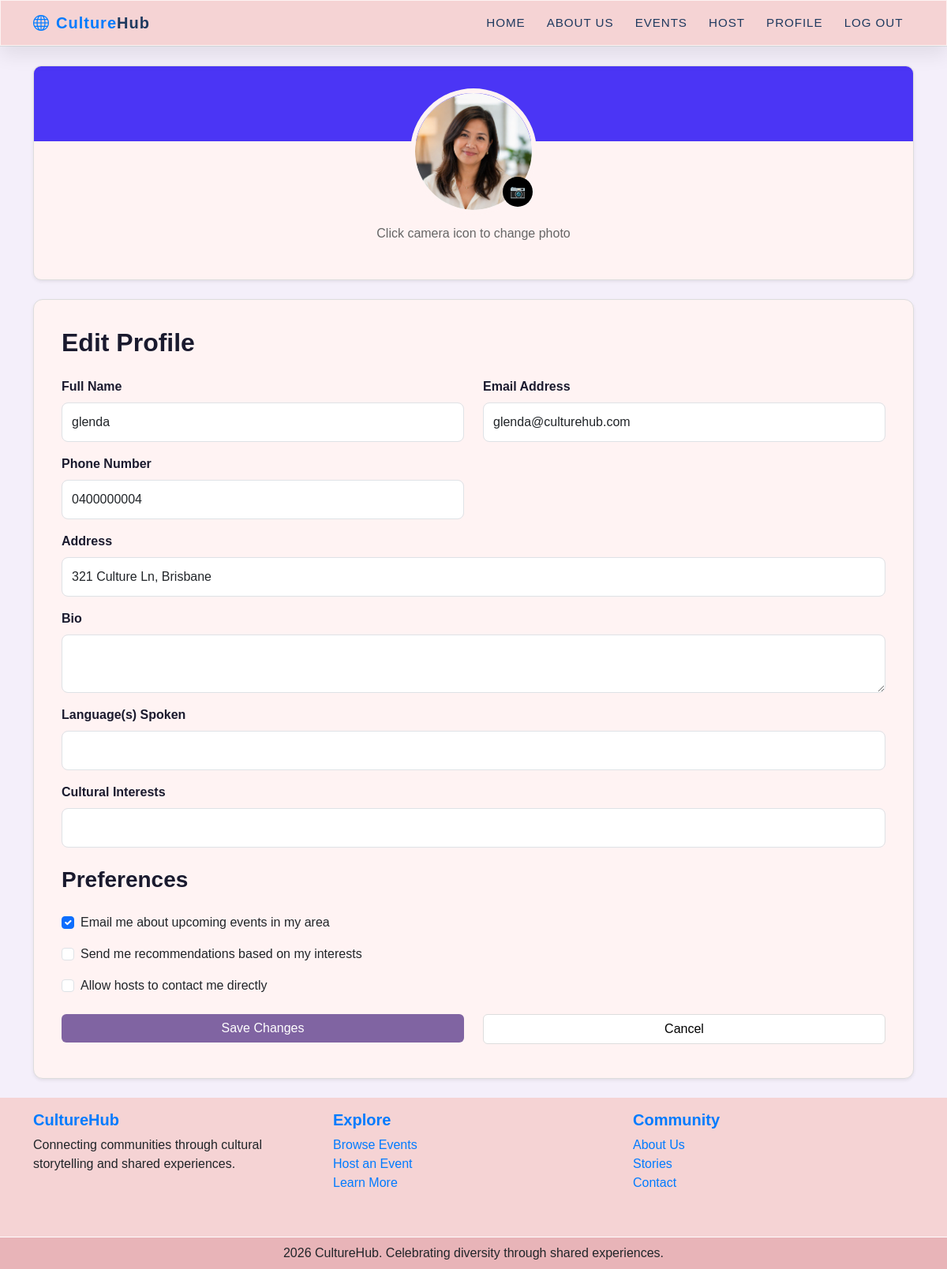
The app's page /user/edit-profile (signed in) with its own data.
### culturehub/models.py (models this page shows)
class User(db.Model, UserMixin):
    id = db.Column(db.Integer, primary_key=True)
    name = db.Column(db.String(100), unique=True, nullable=False)
    email = db.Column(db.String(150), unique=True, nullable=False)
    phone = db.Column(db.String(20), nullable=False)
    address = db.Column(db.String(255), nullable=False)
    password_hash = db.Column(db.String(255), nullable=False)
    profile_image = db.Column(db.String(255), nullable=True)
    events = db.relationship('Event', backref='user', lazy=True)
    comments = db.relationship('Comment', backref='user', lazy=True)
    orders = db.relationship('Order', backref='user', lazy=True)
    bio = db.Column(db.Text, nullable=True)  # Optional field for user biography
    language = db.Column(db.String(255), nullable=True)  # Optional field for user's preferred language
    cultural_interests = db.Column(db.String(255), nullable=True)  # Optional field for user's cultural interests
    created_at = db.Column(db.DateTime, default=datetime.now)  # Timestamp for when the user account was created

### culturehub/views.py (the view, shortened to what this page needs)
@main_bp.route('/user/edit-profile', methods=['GET', 'POST'])
@login_required
def edit_profile():
    form = EditProfileForm(obj=current_user)
    return render_template('user/edit_profile.html', form=form, user=current_user)

### culturehub/forms.py
class EditProfileForm(FlaskForm):
    name = StringField("Full Name", validators=[InputRequired()])
    email = StringField("Email Address", validators=[InputRequired(), Email()])
    phone = StringField("Phone Number", validators=[InputRequired()])
    address = StringField("Address", validators=[InputRequired()])
    bio = TextAreaField("Bio", validators=[Length(max=500)])
    languages = StringField("Language(s) Spoken")
    cultural_interests = StringField("Cultural Interests")
    profile_image = FileField(
        "Profile Image",
        validators=[
            FileAllowed(["jpg", "jpeg", "png"], "Images only!")
        ]
    )
    submit = SubmitField("Update Profile")

### culturehub/templates/user/edit_profile.html (shortened to what this page needs)
{% extends "base.html" %}
{% block content %}
<div class="container my-4">
    <form method="POST" action="{{ url_for('main.edit_profile') }}" enctype="multipart/form-data">
    <section class="profile-header shadow-sm mb-4">
        <div class="edit-profile-banner text-center">
            <div class="profile-image-wrapper">
                <img src="{{ url_for('static', filename='profile_pics/' + user.profile_image)
                     if user.profile_image else 'https://placehold.co/160x160' }}" alt="Profile photo"
                    class="edit-profile-photo" id="profileImagePreview">
                <button type="button" class="camera-btn"
                    onclick="document.getElementById('profileImageInput').click();">
                    📷
                </button>
            </div>
            <p class="upload-text">
                Click camera icon to change photo
            </p>
        </div>
    </section>
    <section class="edit-profile-form shadow-sm">
        <h2 class="form-title">Edit Profile</h2>
        <div class="row">
            <div class="col-md-6 mb-3">
                {{ form.name.label(class="form-label") }}
                {{ form.name(class="form-control") }}
            </div>
            <div class="col-md-6 mb-3">
                {{ form.email.label(class="form-label") }}
                {{ form.email(class="form-control") }}
            </div>
        </div>
        <div class="row">
            <div class="col-md-6 mb-3">
                {{ form.phone.label(class="form-label") }}
                {{ form.phone(class="form-control") }}
            </div>
        </div>
        <div class="mb-3">
            {{ form.address.label(class="form-label") }}
            {{ form.address(class="form-control") }}
        </div>
        <div class="mb-3">
            {{ form.bio.label(class="form-label") }}
            {{ form.bio(class="form-control") }}
        </div>
        <div class="mb-3">
            {{ form.languages.label(class="form-label") }}
            {{ form.languages(class="form-control") }}
        </div>
        <div class="mb-4">
            {{ form.cultural_interests.label(class="form-label") }}
            {{ form.cultural_interests(class="form-control") }}
        </div>
        <h3 class="preferences-title">Preferences</h3>
        <div class="form-check mb-3">
            <input class="form-check-input" type="checkbox" checked>
            <label class="form-check-label">
                Email me about upcoming events in my area
            </label>
        </div>
        <div class="form-check mb-3">
            <input class="form-check-input" type="checkbox">
            <label class="form-check-label">
                Send me recommendations based on my interests
            </label>
        </div>
        <div class="form-check mb-4">
            <input class="form-check-input" type="checkbox">
            <label class="form-check-label">
                Allow hosts to contact me directly
            </label>
        </div>
        <div class="row">
            <div class="col-md-6 mb-2">
                <button type="submit" class="btn btn-primary w-100">
                    Save Changes
                </button>
            </div>
            <div class="col-md-6 mb-2">
                <a href="{{ url_for('main.profile') }}" class="btn btn-light w-100">
                    Cancel
                </a>
            </div>
        </div>
    </section>
    </form>
</div>
{% endblock %}

### culturehub/static/style/stylesheet.css (style rules this page uses)
.btn-primary, .btn-primary:hover, .btn-primary:active, .btn-primary:visited { background-color: #8064A2 !important; border-color: #8064A2 !important; }

### culturehub/templates/user/edit_profile.html (style rules this page uses)
.profile-header { background-color: #fff3f3; border-radius: 10px; overflow: hidden; border: 1px solid #ddd; }
.edit-profile-form { background-color: #fff3f3; border-radius: 12px; padding: 35px; border: 1px solid #ddd; }
.form-title, .preferences-title { color: #1a1a2e; font-weight: bold; margin-bottom: 25px; }
.edit-profile-banner { padding-bottom: 30px; }
.profile-image-wrapper { position: relative; display: inline-block; margin-top: -70px; }
.edit-profile-photo { width: 160px; height: 160px; border-radius: 50%; border: 6px solid #fff3f3; object-fit: cover; }
.camera-btn { position: absolute; bottom: 10px; right: 5px; border: none; border-radius: 50%; width: 38px; height: 38px; background-color: black; color: white; cursor: pointer; }
.upload-text { margin-top: 12px; color: #666; }
.edit-profile-form .form-label { color: #1a1a2e; font-weight: 600; }
.edit-profile-form .form-control { border-radius: 8px; padding: 12px; }
.edit-profile-form .btn-primary { background-color: #4b35f5; border: none; }
.edit-profile-form .btn-light { border: 1px solid #ddd; background-color: white; }

### records on screen
User: profile_image (picture), name "glenda", email "glenda@culturehub.com", phone "0400000004", address "321 Culture Ln, Brisbane"
